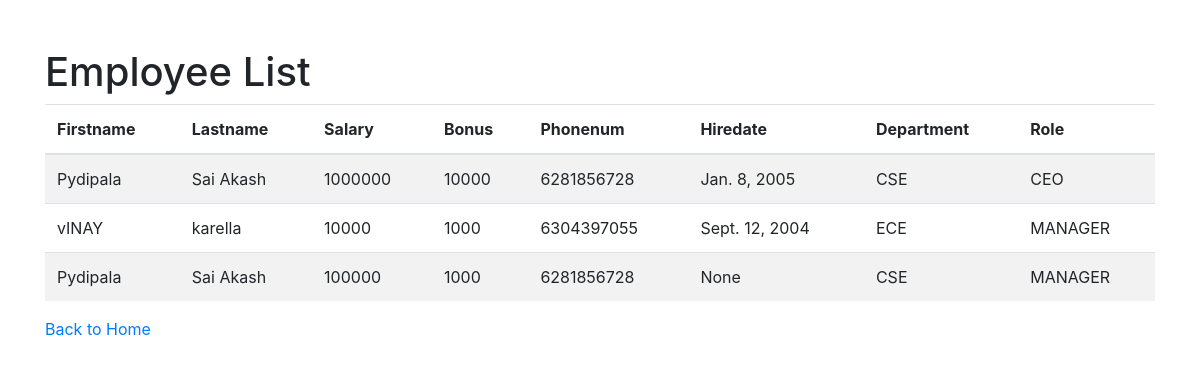
The page /view_all_emp on the database its author committed.
### emp_app/models.py (models this page shows, shortened)
class Employee(models.Model):
    firstname = models.CharField(max_length=255)
    lastname = models.CharField(max_length=255)
    salary = models.IntegerField()
    bonus = models.IntegerField()
    phonenum = models.IntegerField()
    hiredate = models.DateField(null=True,blank=True)
    dept = models.ForeignKey(Department, on_delete=models.CASCADE)
    role = models.ForeignKey(Role, on_delete=models.CASCADE)

class Department(models.Model):
    name = models.CharField(max_length=255)
    location = models.CharField(max_length=255)

class Role(models.Model):
    name = models.CharField(max_length=255)

### emp_app/views.py (the view)
# urls.py: path('view_all_emp',views.view_all_emp,name='view_all_emp'),
def view_all_emp(request):
    template=loader.get_template('view_all_emp.html')
    mylist=Employee.objects.all()
    context={
        'mylist':mylist,
    }
    return HttpResponse(template.render(context,request))

### emp_app/templates/view_all_emp.html (shortened to what this page needs)
<!DOCTYPE html>
<html lang="en">
<head>
    <link href="https://stackpath.bootstrapcdn.com/bootstrap/4.5.2/css/bootstrap.min.css" rel="stylesheet">
</head>
<body>
    <div class="container mt-5">
        <h1>Employee List</h1>
        <table class="table table-striped">
            <thead>
                <tr>
                    <th scope="col">Firstname</th>
                    <th scope="col">Lastname</th>
                    <th scope="col">Salary</th>
                    <th scope="col">Bonus</th>
                    <th scope="col">Phonenum</th>
                    <th scope="col">Hiredate</th>
                    <th scope="col">Department</th>
                    <th scope="col">Role</th>
                </tr>
            </thead>
            <tbody>
                {% for i in mylist %}
                <tr>
                    <td>{{ i.firstname }}</td>
                    <td>{{ i.lastname }}</td>
                    <td>{{ i.salary }}</td>
                    <td>{{ i.bonus }}</td>
                    <td>{{ i.phonenum }}</td>
                    <td>{{ i.hiredate }}</td>
                    <td>{{ i.dept.name }}</td>
                    <td>{{ i.role.name }}</td>
                </tr>
                {% endfor %}
            </tbody>
        </table>
        <a href="{% url 'index' %}">Back to Home</a>
    </div>
</body>
</html>

### rows shown on the page
Employee: firstname "Pydipala", lastname "Sai Akash", salary "1000000", bonus "10000", phonenum "6281856728", hiredate "Jan. 8, 2005", dept.name "CSE", role.name "CEO"
Employee: firstname "vINAY", lastname "karella", salary "10000", bonus "1000", phonenum "6304397055", hiredate "Sept. 12, 2004", dept.name "ECE", role.name "MANAGER"
Employee: firstname "Pydipala", lastname "Sai Akash", salary "100000", bonus "1000", phonenum "6281856728", hiredate "None", dept.name "CSE", role.name "MANAGER"
